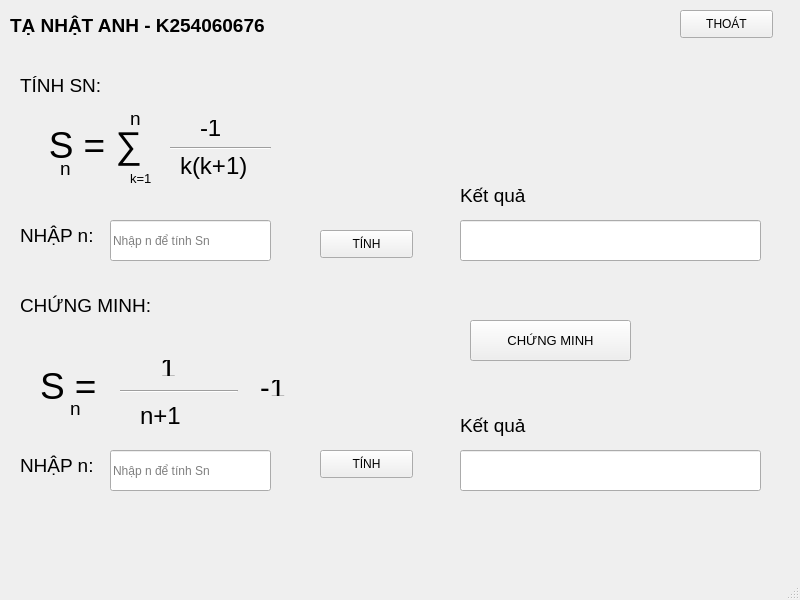
<?xml version="1.0" encoding="UTF-8"?>
<ui version="4.0">
 <class>giaodienbaitap</class>
 <widget class="QMainWindow" name="giaodienbaitap">
  <property name="geometry">
   <rect>
    <x>0</x>
    <y>0</y>
    <width>800</width>
    <height>600</height>
   </rect>
  </property>
  <property name="windowTitle">
   <string>MainWindow</string>
  </property>
  <widget class="QWidget" name="centralwidget">
   <widget class="QLabel" name="label">
    <property name="geometry">
     <rect>
      <x>10</x>
      <y>10</y>
      <width>431</width>
      <height>31</height>
     </rect>
    </property>
    <property name="font">
     <font>
      <pointsize>14</pointsize>
      <weight>75</weight>
      <bold>true</bold>
     </font>
    </property>
    <property name="text">
     <string>TẠ NHẬT ANH - K254060676</string>
    </property>
   </widget>
   <widget class="QLabel" name="label_2">
    <property name="geometry">
     <rect>
      <x>20</x>
      <y>70</y>
      <width>151</width>
      <height>31</height>
     </rect>
    </property>
    <property name="font">
     <font>
      <pointsize>14</pointsize>
     </font>
    </property>
    <property name="text">
     <string>TÍNH SN:</string>
    </property>
   </widget>
   <widget class="QLabel" name="label_3">
    <property name="geometry">
     <rect>
      <x>-50</x>
      <y>110</y>
      <width>301</width>
      <height>71</height>
     </rect>
    </property>
    <property name="font">
     <font>
      <pointsize>28</pointsize>
     </font>
    </property>
    <property name="text">
     <string>&lt;html&gt;
&lt;body&gt;
&lt;p align=&quot;center&quot;&gt;
S&lt;sub&gt;&lt;/sub&gt; = &amp;#8721;&lt;sub&gt;&lt;/sub&gt;&lt;sup&gt;&lt;/sup&gt;
&lt;/p&gt;
&lt;/body&gt;
&lt;/html&gt;
</string>
    </property>
   </widget>
   <widget class="QLabel" name="label_4">
    <property name="geometry">
     <rect>
      <x>60</x>
      <y>160</y>
      <width>55</width>
      <height>16</height>
     </rect>
    </property>
    <property name="font">
     <font>
      <pointsize>14</pointsize>
     </font>
    </property>
    <property name="text">
     <string>n</string>
    </property>
   </widget>
   <widget class="QLabel" name="label_5">
    <property name="geometry">
     <rect>
      <x>130</x>
      <y>110</y>
      <width>21</width>
      <height>16</height>
     </rect>
    </property>
    <property name="font">
     <font>
      <pointsize>14</pointsize>
     </font>
    </property>
    <property name="text">
     <string>n</string>
    </property>
   </widget>
   <widget class="QLabel" name="label_6">
    <property name="geometry">
     <rect>
      <x>130</x>
      <y>170</y>
      <width>55</width>
      <height>16</height>
     </rect>
    </property>
    <property name="font">
     <font>
      <pointsize>10</pointsize>
     </font>
    </property>
    <property name="text">
     <string>k=1</string>
    </property>
   </widget>
   <widget class="Line" name="line">
    <property name="geometry">
     <rect>
      <x>170</x>
      <y>140</y>
      <width>101</width>
      <height>16</height>
     </rect>
    </property>
    <property name="orientation">
     <enum>Qt::Horizontal</enum>
    </property>
   </widget>
   <widget class="QLabel" name="label_7">
    <property name="geometry">
     <rect>
      <x>200</x>
      <y>120</y>
      <width>55</width>
      <height>16</height>
     </rect>
    </property>
    <property name="font">
     <font>
      <pointsize>18</pointsize>
     </font>
    </property>
    <property name="text">
     <string>-1</string>
    </property>
   </widget>
   <widget class="QLabel" name="label_8">
    <property name="geometry">
     <rect>
      <x>180</x>
      <y>150</y>
      <width>101</width>
      <height>31</height>
     </rect>
    </property>
    <property name="font">
     <font>
      <pointsize>18</pointsize>
     </font>
    </property>
    <property name="text">
     <string>k(k+1)</string>
    </property>
   </widget>
   <widget class="QLabel" name="label_9">
    <property name="geometry">
     <rect>
      <x>20</x>
      <y>220</y>
      <width>111</width>
      <height>31</height>
     </rect>
    </property>
    <property name="font">
     <font>
      <pointsize>14</pointsize>
     </font>
    </property>
    <property name="text">
     <string>NHẬP n:</string>
    </property>
   </widget>
   <widget class="QLineEdit" name="nhapn">
    <property name="geometry">
     <rect>
      <x>110</x>
      <y>220</y>
      <width>161</width>
      <height>41</height>
     </rect>
    </property>
    <property name="placeholderText">
     <string>Nhập n để tính Sn</string>
    </property>
   </widget>
   <widget class="QLabel" name="label_10">
    <property name="geometry">
     <rect>
      <x>460</x>
      <y>180</y>
      <width>121</width>
      <height>31</height>
     </rect>
    </property>
    <property name="font">
     <font>
      <pointsize>14</pointsize>
     </font>
    </property>
    <property name="text">
     <string>Kết quả</string>
    </property>
   </widget>
   <widget class="QLineEdit" name="inketqua">
    <property name="geometry">
     <rect>
      <x>460</x>
      <y>220</y>
      <width>301</width>
      <height>41</height>
     </rect>
    </property>
    <property name="placeholderText">
     <string/>
    </property>
   </widget>
   <widget class="QLabel" name="label_11">
    <property name="geometry">
     <rect>
      <x>20</x>
      <y>290</y>
      <width>181</width>
      <height>31</height>
     </rect>
    </property>
    <property name="font">
     <font>
      <pointsize>14</pointsize>
     </font>
    </property>
    <property name="text">
     <string>CHỨNG MINH:</string>
    </property>
   </widget>
   <widget class="QPushButton" name="pushtinh">
    <property name="geometry">
     <rect>
      <x>320</x>
      <y>230</y>
      <width>93</width>
      <height>28</height>
     </rect>
    </property>
    <property name="text">
     <string>TÍNH</string>
    </property>
   </widget>
   <widget class="QPushButton" name="pushthoat">
    <property name="geometry">
     <rect>
      <x>680</x>
      <y>10</y>
      <width>93</width>
      <height>28</height>
     </rect>
    </property>
    <property name="text">
     <string>THOÁT</string>
    </property>
   </widget>
   <widget class="QLabel" name="label_12">
    <property name="geometry">
     <rect>
      <x>70</x>
      <y>400</y>
      <width>55</width>
      <height>16</height>
     </rect>
    </property>
    <property name="font">
     <font>
      <pointsize>14</pointsize>
     </font>
    </property>
    <property name="text">
     <string>n</string>
    </property>
   </widget>
   <widget class="QLabel" name="label_13">
    <property name="geometry">
     <rect>
      <x>40</x>
      <y>340</y>
      <width>141</width>
      <height>91</height>
     </rect>
    </property>
    <property name="font">
     <font>
      <pointsize>28</pointsize>
     </font>
    </property>
    <property name="text">
     <string>S = </string>
    </property>
   </widget>
   <widget class="QLabel" name="label_14">
    <property name="geometry">
     <rect>
      <x>260</x>
      <y>380</y>
      <width>55</width>
      <height>16</height>
     </rect>
    </property>
    <property name="font">
     <font>
      <pointsize>22</pointsize>
     </font>
    </property>
    <property name="text">
     <string>-1</string>
    </property>
   </widget>
   <widget class="Line" name="line_2">
    <property name="geometry">
     <rect>
      <x>120</x>
      <y>390</y>
      <width>118</width>
      <height>3</height>
     </rect>
    </property>
    <property name="font">
     <font>
      <pointsize>22</pointsize>
     </font>
    </property>
    <property name="orientation">
     <enum>Qt::Horizontal</enum>
    </property>
   </widget>
   <widget class="QLabel" name="label_15">
    <property name="geometry">
     <rect>
      <x>160</x>
      <y>360</y>
      <width>55</width>
      <height>16</height>
     </rect>
    </property>
    <property name="font">
     <font>
      <pointsize>22</pointsize>
     </font>
    </property>
    <property name="text">
     <string>1</string>
    </property>
   </widget>
   <widget class="QLabel" name="label_16">
    <property name="geometry">
     <rect>
      <x>140</x>
      <y>400</y>
      <width>101</width>
      <height>31</height>
     </rect>
    </property>
    <property name="font">
     <font>
      <pointsize>18</pointsize>
     </font>
    </property>
    <property name="text">
     <string>n+1</string>
    </property>
   </widget>
   <widget class="QLabel" name="label_17">
    <property name="geometry">
     <rect>
      <x>20</x>
      <y>450</y>
      <width>111</width>
      <height>31</height>
     </rect>
    </property>
    <property name="font">
     <font>
      <pointsize>14</pointsize>
     </font>
    </property>
    <property name="text">
     <string>NHẬP n:</string>
    </property>
   </widget>
   <widget class="QLineEdit" name="nhaps">
    <property name="geometry">
     <rect>
      <x>110</x>
      <y>450</y>
      <width>161</width>
      <height>41</height>
     </rect>
    </property>
    <property name="placeholderText">
     <string>Nhập n để tính Sn</string>
    </property>
   </widget>
   <widget class="QPushButton" name="pushtinh_1">
    <property name="geometry">
     <rect>
      <x>320</x>
      <y>450</y>
      <width>93</width>
      <height>28</height>
     </rect>
    </property>
    <property name="text">
     <string>TÍNH</string>
    </property>
   </widget>
   <widget class="QLineEdit" name="inketqua_1">
    <property name="geometry">
     <rect>
      <x>460</x>
      <y>450</y>
      <width>301</width>
      <height>41</height>
     </rect>
    </property>
   </widget>
   <widget class="QLabel" name="label_18">
    <property name="geometry">
     <rect>
      <x>460</x>
      <y>410</y>
      <width>121</width>
      <height>31</height>
     </rect>
    </property>
    <property name="font">
     <font>
      <pointsize>14</pointsize>
     </font>
    </property>
    <property name="text">
     <string>Kết quả</string>
    </property>
   </widget>
   <widget class="QPushButton" name="chung_minh">
    <property name="geometry">
     <rect>
      <x>470</x>
      <y>320</y>
      <width>161</width>
      <height>41</height>
     </rect>
    </property>
    <property name="font">
     <font>
      <pointsize>10</pointsize>
     </font>
    </property>
    <property name="text">
     <string>CHỨNG MINH</string>
    </property>
   </widget>
  </widget>
  <widget class="QMenuBar" name="menubar">
   <property name="geometry">
    <rect>
     <x>0</x>
     <y>0</y>
     <width>800</width>
     <height>26</height>
    </rect>
   </property>
  </widget>
  <widget class="QStatusBar" name="statusbar"/>
 </widget>
 <resources/>
 <connections/>
</ui>
